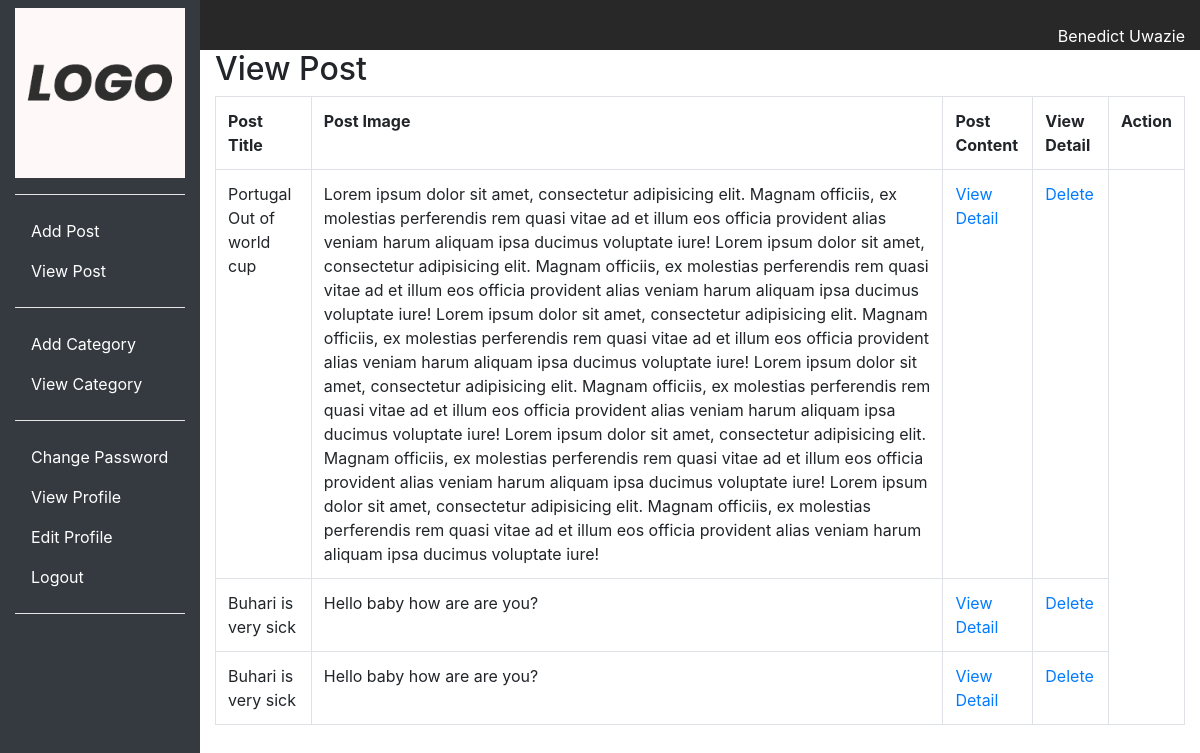
Screenshot of /backend/list_post_page/ (signed in) with the database file from the repository.
### back_end/models.py (models this page shows, shortened)
class Post(models.Model):
	post_title = models.CharField(verbose_name='Post Title', max_length=150)
	category = models.ManyToManyField(Category, verbose_name='Categories of Post')
	author = models.ForeignKey(User, on_delete=models.CASCADE, verbose_name='Author')
	post_img = models.ImageField(blank=True, null=True, upload_to='uploads/post_img', verbose_name='Post Image')
	create_date = models.DateTimeField(default=timezone.now, blank=True, null=True)
	published_date = models.DateTimeField(blank=True, null=True)
	content = models.TextField()

### back_end/views.py (the view)
# urls.py: path('list_post_page/', views.ListPost.as_view(), name='list_post'),
class ListPost(LoginRequiredMixin, ListView):
	model = Post
	template_name = 'back_end/list_post.html'
	context_object_name = 'list_post'

### templates/back_end/list_post.html (shortened to what this page needs)
{% extends 'back_end/back_base.html' %}
{% load static %}
{% block content %}
	<h2>View Post</h2>
	<table class="table table-bordered">
		<tr>
			<th>Post Title</th>
			<th>Post Image</th>
			<th>Post Content</th>
			<th>View Detail</th>
			<th colspan="2">Action</th>
		</tr>
		{% if list_post %}
		{% for post in list_post %}
		<tr>
			<td>{{ post.post_title }}</td>
			<td>{{ post.content }}</td>
			<td><a href="detail_post_page/{% url 'back_end:detail_post' post.id %}">View Detail</a></td>
			<td><a href="">Delete</a></td>
		</tr>
		{% endfor %}
		{% endif %}
	</table>
{% endblock %}

### templates/back_end/back_base.html (shortened to what this page needs)
{% load static %}
<!DOCTYPE html>
<html lang="en">
  <head>
    <link rel="stylesheet" href="{% static 'back_end/css/bootstrap.min.css' %}">
    <link href="{% static 'back_end/css/font-awesome.css' %}" rel="stylesheet">
    <link href="{% static 'back_end/css/style.css' %}" rel="stylesheet">
  </head>
  <body>
  	<div class="container-fluid">
  		<div class="row">
  			<div class="col-sm-2 bg-dark h-100 pt-2 bg-warning" id="sideBar">
  				<img src="{% static 'back_end/images/logo.png' %}" alt="" class="img-fluid">
  				<hr class="bg-white">
  				<ul class="nav flex-column">
  				  <li class="nav-item">
  				    <a class="nav-link active text-white" href="{% url 'back_end:add_form' %}">Add Post</a>
  				  </li>
  				  <li class="nav-item">
  				    <a class="nav-link text-white" href="{% url 'back_end:list_post' %}">View Post</a>
  				  </li>
  				</ul>
  				<hr class="bg-white">
  				<ul class="nav flex-column">
  				  <li class="nav-item">
  				    <a class="nav-link active text-white" href="">Add Category</a>
  				  </li>
  				  <li class="nav-item">
  				    <a class="nav-link text-white" href="#">View Category</a>
  				  </li>
  				</ul>
  				<hr class="bg-white">
  				<ul class="nav flex-column">
  				  <li class="nav-item">
  				    <a class="nav-link active text-white" href="{% url 'back_end:pass_form' %}">Change Password</a>
  				  </li>
  				  <li class="nav-item">
  				    <a class="nav-link text-white" href="{% url 'back_end:view_profile' %}">View Profile</a>
  				  </li>
  				  <li class="nav-item">
  				    <a class="nav-link text-white" href="{% url 'back_end:edit_form' %}">Edit Profile</a>
  				  </li>
  				  <li class="nav-item">
  				    <a class="nav-link text-white" href="{% url 'back_end:confirm_logout' %}">Logout</a>
  				  </li>
  				</ul>
  				<hr class="bg-white">
  			</div>
  			<div class="col-sm-10">
  				<div class="row">
  					<div class="col-sm-12  pt-4 pb-4" id="topBar">
  						<a class="text-white">
  							<span class="float-right name">{{ user.first_name }} {{ user.last_name }}</span>
  						</a>
  					</div>
  				</div>
          {% block content %}
          {% endblock %}
  			</div>
  		</div>
  	</div>
  </body>
</html>

### static/back_end/css/style.css (style rules this page uses)
#sideBar { height: 100vh !important; }
#topBar { height: 50px; background-color: #282828; }

### rows the page displays
Post: post_title "Portugal Out of world cup", content "Lorem ipsum dolor sit amet, consectetur adipisicing elit. Magnam officiis, ex molestias perferendis rem quasi vitae ad et illum eos officia provident alias veniam harum aliquam ipsa ducimus voluptate iure! Lorem ipsum dolor sit amet, consectetur adipisicing elit. Magnam officiis, ex molestias perferendis rem quasi vitae ad et illum eos officia provident alias veniam harum aliquam ipsa ducimus voluptate iure! Lorem ipsum dolor sit amet, consectetur adipisicing elit. Magnam officiis, ex molestias perferendis rem quasi vitae ad et illum eos officia provident alias veniam harum aliquam ipsa ducimus voluptate iure! Lorem ipsum dolor sit amet, consectetur adipisicing elit. Magnam officiis, ex…"
Post: post_title "Buhari is very sick", content "Hello baby how are are you?"
Post: post_title "Buhari is very sick", content "Hello baby how are are you?"

### other values shown
{{ user.first_name }} "Benedict"
{{ user.last_name }} "Uwazie"
